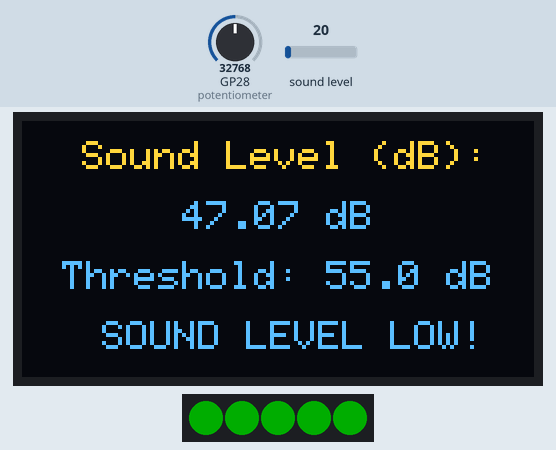
The program below on a simulated Raspberry Pi Pico running CircuitPython. On the bench: 128×64 one-colour display, 5 RGB LEDs in strip order, left to right. The inputs (shaded band) are chosen by the test bench; at power-on: sound level 20, GP28 (potentiometer) = 32768 (analog values on the 0–65535 scale). Dim RGB values are drawn brighter than linear; the OLED is the two-colour kind (top 16 rows yellow).

Above: at 1.2 s.
1.3 s: sound level set to 64
At 2.8 s:
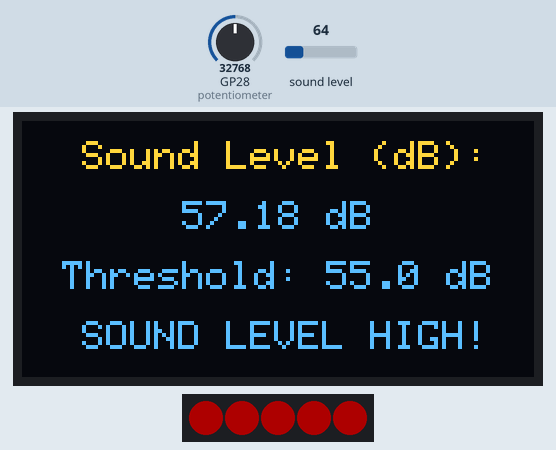
3.1 s: GP28 (potentiometer) set to 45874
At 3.8 s:
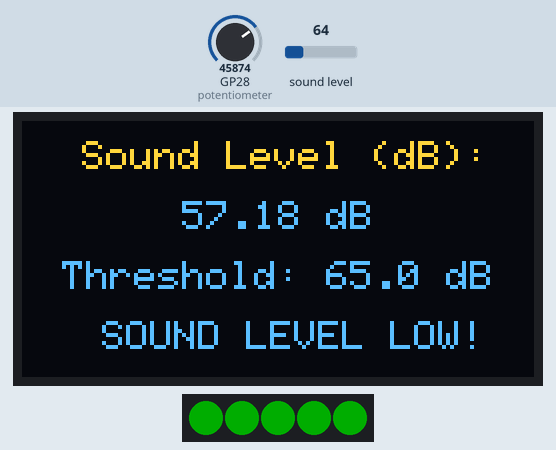
4.8 s: sound level set to 5
At 6.2 s:
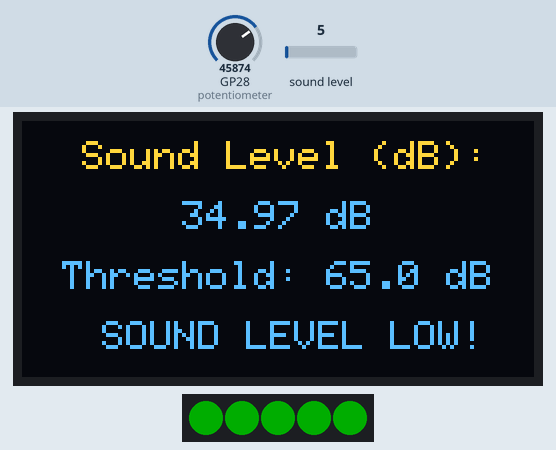
6.5 s: GP28 (potentiometer) set to 0
At 8.1 s:
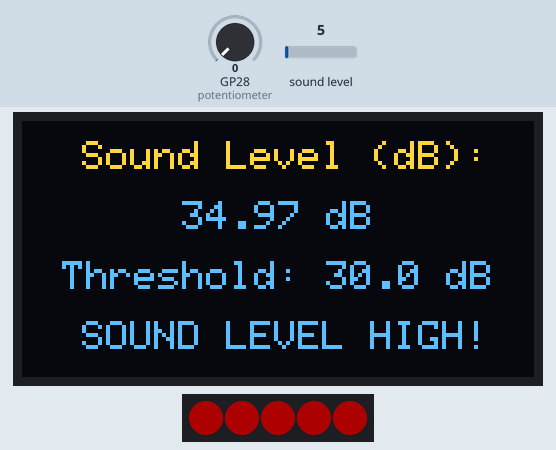
Timing chart, 0 to 9.2 s (numbered marks = the images above; inputs shaded):
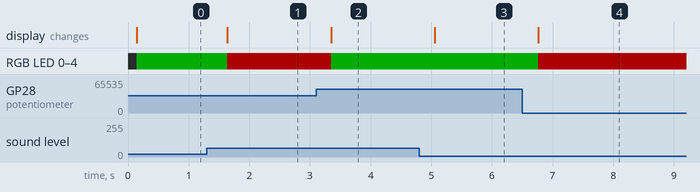

The program:

03-PROJECT_NOISE_MONITORING.py
```python
import board, time, neopixel, busio, array, math, audiobusio, adafruit_ssd1306
from analogio import AnalogIn

i2c = busio.I2C(board.GP5, board.GP4)
oled = adafruit_ssd1306.SSD1306_I2C(128, 64, i2c)
potentiometer = AnalogIn(board.GP28)

pixels = neopixel.NeoPixel(board.GP14, 5, brightness=0.2)
pixels.fill(0)

mic = audiobusio.PDMIn(board.GP3, board.GP2, sample_rate=32000, bit_depth=16) # see note on sampling rate value below
samples = array.array('H', [0] * 1024)

sound_min = 30
sound_max = 80

def log10(x):
    return math.log(x) / math.log(10)

def normalized_rms(values):
    minbuf = sum(values) / len(values)
    samples_sum = sum(float(sample - minbuf) * (sample - minbuf)for sample in values)
    return math.sqrt(samples_sum / len(values))

while True:
    oled.fill(0)
    mic.record(samples, len(samples))
    magnitude = normalized_rms(samples)

    if magnitude > 0:
        pot_value = potentiometer.value / 65535 * (sound_max - sound_min) + sound_min
        oled.text(f"Threshold: {pot_value:.1f} dB", 10, 35, 1)

        sound_level_dB = 20 * log10(magnitude)
        oled.text("Sound Level (dB):", 15, 5, 1)
        oled.text(f"{sound_level_dB:.2f} dB", 40, 20, 1)

        if sound_level_dB > pot_value:
            pixels.fill((255, 0, 0))
            oled.text("SOUND LEVEL HIGH!", 15, 50, 1)
        else:
            pixels.fill((0, 255, 0))
            oled.text("SOUND LEVEL LOW!", 20, 50, 1)

    oled.show()
    time.sleep(0.1)

# =========================================================
# NOTE
# =========================================================
# The sampling rate of the PDM microphone can be adjusted
# depending on the application requirements.
#
# PDM Clock Frequency:
#     Clock Frequency = Sampling Rate × 64
#
# Supported Clock Frequency Range:
# (min)   1.20 MHz  -> 18.75 kHz sampling rate
# (typ)   2.40 MHz  -> 37.50 kHz sampling rate
# (max)   3.25 MHz  -> 50.78 kHz sampling rate
# =========================================================
```

Measured:
- after the input at 1.3 s, RGB LED 0–4: RGB(0, 51, 0) → RGB(51, 0, 0) after 0.33 s; the display: changes after 0.33 s (image 1)
- after the input at 3.1 s, RGB LED 0–4: RGB(51, 0, 0) → RGB(0, 51, 0) after 0.25 s; the display: changes after 0.25 s (image 2)
- after the input at 4.8 s, the display: changes after 0.26 s (image 3)
- after the input at 6.5 s, RGB LED 0–4: RGB(0, 51, 0) → RGB(51, 0, 0) after 0.26 s; the display: changes after 0.26 s (image 4)
